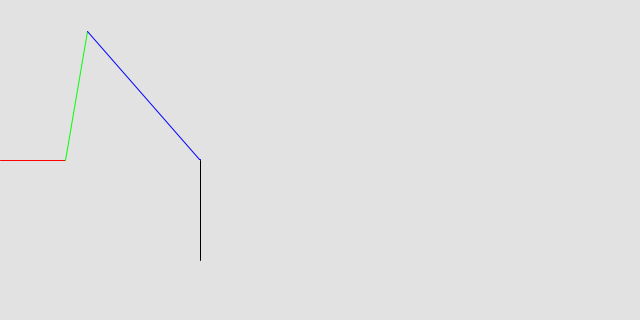
Frame 1 (no input)
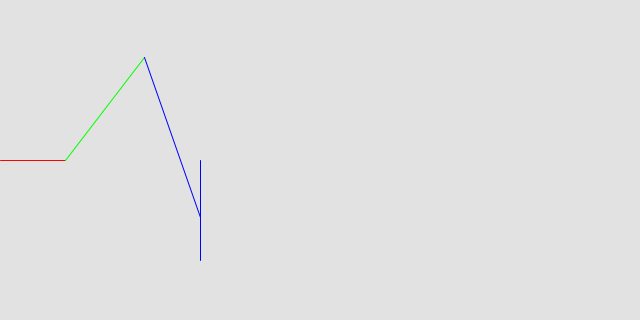
Frame 60 (the mouse pressed at the canvas centre just before this capture)
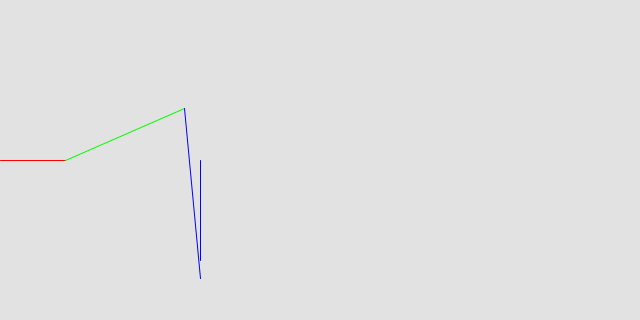
Frame 120 (the mouse held since frame 60 and released just before this capture)

The Processing sketch that drew these frames (run headless with seeded random() and noise(); from frame 60 on, the mouse is pressed at the canvas centre):

// Processing sketch: Nightmare_leg_simulator
// ── Nightmare_leg_simulator.pde
float alpha= 90;
float beta = 90;
float gama = 90;
float cx = 6.5;
float fm = 13.0;
float tb = 17.0;
float x = 0;
float y = 20;
float z = 0;
float i;
int a;

void setup() {
  size(640, 320);
}

void draw() {
  class leg{
    public float CX_LENGHT = cx;
    public float FM_LENGHT = fm;
    public float TB_LENGHT = tb;
  };
  
  leg dim = new leg();
  
  background(226);
  line(y*10, 160, y*10, 160+100);
  if (a == 1) {
    i+=0.1;
  } else if (a == 0) {
    i-=0.1;
  }
  if (i>15) {
    a=0;
  }
  if (i<5) {
    a=1;
  }
  z = i;
  float L, L1, alpha1, alpha2;

  L1 = sqrt(sq(x) + sq(y));
  gama = - (atan(x / y) / PI * 180);
  L = sqrt(sq(L1 - dim.CX_LENGHT) + sq(z));
  beta = - (acos((sq(dim.TB_LENGHT) + sq(dim.FM_LENGHT) - sq(L)) / (2 * dim.TB_LENGHT * dim.FM_LENGHT)) / PI * 180) + 180;
  alpha1 = acos(z / L) / PI * 180;
  alpha2 = acos((sq(dim.FM_LENGHT) + sq(L) - sq(dim.TB_LENGHT)) / (2 * dim.FM_LENGHT * L)) / PI * 180;
  alpha = - (alpha1 + alpha2) + 90;
  drawleg(alpha, beta);
}

void drawleg(float alpha, float beta) {
  print(alpha); 
  print("  "); 
  println(beta);
  alpha = (180-alpha) + 180;
  beta  = (180-beta);
  stroke(255, 0, 0);
  line(0, 160, cx*10, 160);
  stroke(0, 255, 0);
  float a = cx*10+cos(radians(alpha))*fm*10;
  float b = 160-sin(radians(alpha))*fm*10;
  line(cx*10, 160, a, b);
  stroke(0, 0, 255);
  line(a, b, a+cos(radians((180-beta-alpha)))*tb*10, b+sin(radians((180-beta-alpha)))*tb*10);
  point(a+cos(radians((180-beta-alpha)))*tb*10, b+sin(radians((180-beta-alpha)))*tb*10);
}
